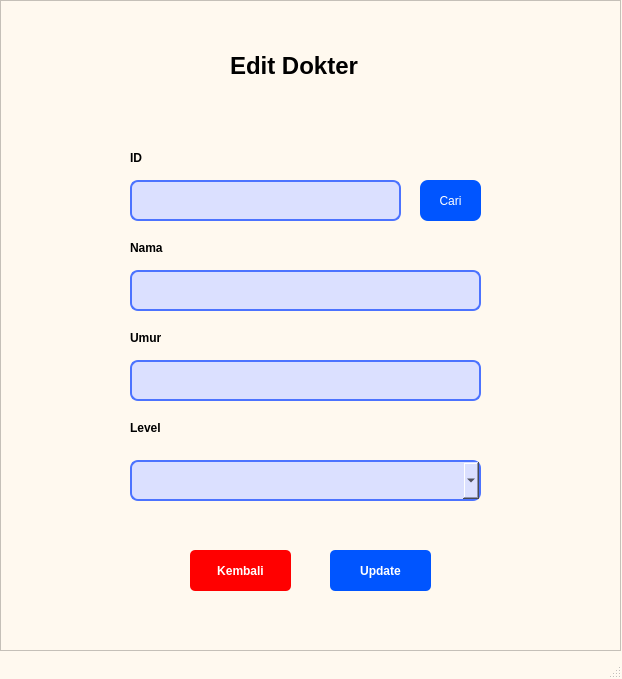
<?xml version="1.0" encoding="UTF-8"?>
<ui version="4.0">
 <class>MainWindow</class>
 <widget class="QMainWindow" name="MainWindow">
  <property name="geometry">
   <rect>
    <x>0</x>
    <y>0</y>
    <width>622</width>
    <height>679</height>
   </rect>
  </property>
  <property name="windowTitle">
   <string>MainWindow</string>
  </property>
  <property name="styleSheet">
   <string notr="true">QMainWindow{ 
	background-color: rgb(255, 249, 239);
}</string>
  </property>
  <widget class="QWidget" name="centralwidget">
   <property name="styleSheet">
    <string notr="true">QWidget{ 
	background-color: rgb(255, 249, 239);
}</string>
   </property>
   <widget class="QFrame" name="frame_2">
    <property name="geometry">
     <rect>
      <x>0</x>
      <y>0</y>
      <width>621</width>
      <height>651</height>
     </rect>
    </property>
    <property name="styleSheet">
     <string notr="true">QFrame{ 
	background-color: rgb(255, 249, 239);
}</string>
    </property>
    <property name="frameShape">
     <enum>QFrame::StyledPanel</enum>
    </property>
    <property name="frameShadow">
     <enum>QFrame::Raised</enum>
    </property>
    <widget class="QLabel" name="label_16">
     <property name="geometry">
      <rect>
       <x>230</x>
       <y>40</y>
       <width>171</width>
       <height>51</height>
      </rect>
     </property>
     <property name="font">
      <font>
       <pointsize>18</pointsize>
       <weight>75</weight>
       <bold>true</bold>
      </font>
     </property>
     <property name="text">
      <string>Edit Dokter</string>
     </property>
    </widget>
    <widget class="QPushButton" name="pushButton_5">
     <property name="geometry">
      <rect>
       <x>420</x>
       <y>180</y>
       <width>61</width>
       <height>41</height>
      </rect>
     </property>
     <property name="styleSheet">
      <string notr="true">QPushButton {
    background-color: rgb(0, 85, 255);
	border-radius: 8px;
	color: white
}</string>
     </property>
     <property name="text">
      <string>Cari</string>
     </property>
    </widget>
    <widget class="QLabel" name="label_17">
     <property name="geometry">
      <rect>
       <x>130</x>
       <y>420</y>
       <width>81</width>
       <height>16</height>
      </rect>
     </property>
     <property name="font">
      <font>
       <weight>75</weight>
       <bold>true</bold>
      </font>
     </property>
     <property name="text">
      <string>Level</string>
     </property>
    </widget>
    <widget class="QLineEdit" name="lineEdit_4">
     <property name="geometry">
      <rect>
       <x>130</x>
       <y>180</y>
       <width>271</width>
       <height>41</height>
      </rect>
     </property>
     <property name="styleSheet">
      <string notr="true">QLineEdit {
    border: 2px solid rgb(76, 115, 255);
    background-color: rgb(219, 224, 255);
	border-radius: 8px
}</string>
     </property>
    </widget>
    <widget class="QLabel" name="label_20">
     <property name="geometry">
      <rect>
       <x>130</x>
       <y>240</y>
       <width>81</width>
       <height>16</height>
      </rect>
     </property>
     <property name="font">
      <font>
       <weight>75</weight>
       <bold>true</bold>
      </font>
     </property>
     <property name="text">
      <string>Nama</string>
     </property>
    </widget>
    <widget class="QLabel" name="label_21">
     <property name="geometry">
      <rect>
       <x>130</x>
       <y>150</y>
       <width>81</width>
       <height>16</height>
      </rect>
     </property>
     <property name="font">
      <font>
       <weight>75</weight>
       <bold>true</bold>
      </font>
     </property>
     <property name="text">
      <string>ID</string>
     </property>
    </widget>
    <widget class="QLabel" name="label_23">
     <property name="geometry">
      <rect>
       <x>130</x>
       <y>330</y>
       <width>81</width>
       <height>16</height>
      </rect>
     </property>
     <property name="font">
      <font>
       <weight>75</weight>
       <bold>true</bold>
      </font>
     </property>
     <property name="text">
      <string>Umur</string>
     </property>
    </widget>
    <widget class="QLineEdit" name="lineEdit_5">
     <property name="geometry">
      <rect>
       <x>130</x>
       <y>270</y>
       <width>351</width>
       <height>41</height>
      </rect>
     </property>
     <property name="styleSheet">
      <string notr="true">QLineEdit {
    border: 2px solid rgb(76, 115, 255);
    background-color: rgb(219, 224, 255);
	border-radius: 8px
}</string>
     </property>
    </widget>
    <widget class="QLineEdit" name="lineEdit_6">
     <property name="geometry">
      <rect>
       <x>130</x>
       <y>360</y>
       <width>351</width>
       <height>41</height>
      </rect>
     </property>
     <property name="styleSheet">
      <string notr="true">QLineEdit {
    border: 2px solid rgb(76, 115, 255);
    background-color: rgb(219, 224, 255);
	border-radius: 8px
}</string>
     </property>
    </widget>
    <widget class="QComboBox" name="comboBox">
     <property name="geometry">
      <rect>
       <x>130</x>
       <y>460</y>
       <width>351</width>
       <height>41</height>
      </rect>
     </property>
     <property name="styleSheet">
      <string notr="true">QComboBox {
    border: 2px solid rgb(76, 115, 255);
    background-color: rgb(219, 224, 255);
	border-radius: 8px
}</string>
     </property>
    </widget>
    <widget class="QPushButton" name="pushButton_7">
     <property name="geometry">
      <rect>
       <x>190</x>
       <y>550</y>
       <width>101</width>
       <height>41</height>
      </rect>
     </property>
     <property name="font">
      <font>
       <weight>75</weight>
       <bold>true</bold>
      </font>
     </property>
     <property name="styleSheet">
      <string notr="true">QPushButton {
    background-color: rgb(255, 0, 0);
    color: white;
    border-radius: 5px;   
    padding: 6px;           
}</string>
     </property>
     <property name="text">
      <string>Kembali</string>
     </property>
    </widget>
    <widget class="QPushButton" name="pushButton_6">
     <property name="geometry">
      <rect>
       <x>330</x>
       <y>550</y>
       <width>101</width>
       <height>41</height>
      </rect>
     </property>
     <property name="font">
      <font>
       <weight>75</weight>
       <bold>true</bold>
      </font>
     </property>
     <property name="styleSheet">
      <string notr="true">QPushButton {
    background-color: rgb(0, 85, 255);
    color: white;
    border-radius: 5px;   
    padding: 6px;           
}</string>
     </property>
     <property name="text">
      <string>Update</string>
     </property>
    </widget>
   </widget>
  </widget>
  <widget class="QMenuBar" name="menubar">
   <property name="geometry">
    <rect>
     <x>0</x>
     <y>0</y>
     <width>622</width>
     <height>26</height>
    </rect>
   </property>
  </widget>
  <widget class="QStatusBar" name="statusbar"/>
 </widget>
 <resources/>
 <connections/>
</ui>
